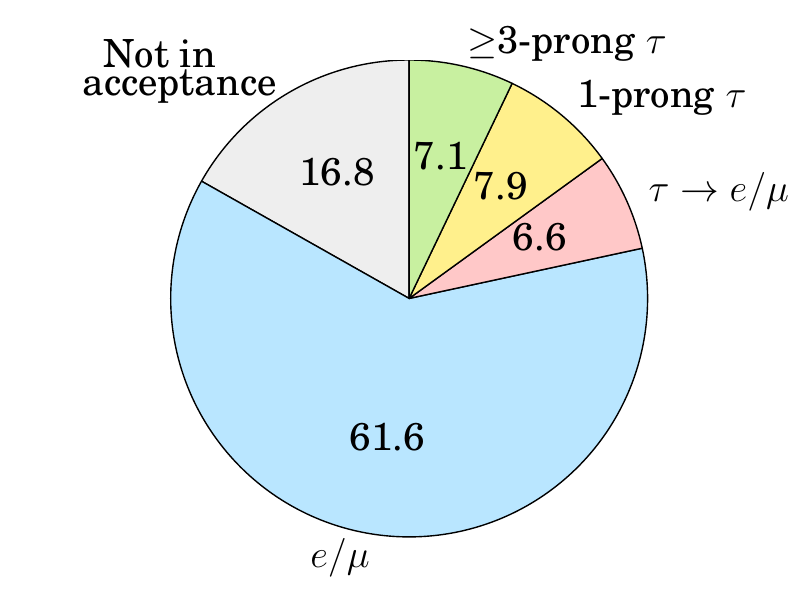

Source code (Python):




import matplotlib
matplotlib.use('Agg')
import matplotlib.pyplot as plt



plt.rc('text', usetex=True)
plt.rc('font', family='serif', size=28)

# The slices will be ordered and plotted counter-clockwise.
labels = r'Not in\\ acceptance', r'$e/\mu$', r'$\tau \rightarrow e/\mu$', r'1-prong $\tau$', r'$\geq$3-prong $\tau$'
sizes = [16.8, 61.5, 6.6, 7.9, 7.1]
colors = ['#eeeeee', '#b9e6ff', '#ffc8c8', '#fff08c', '#c8f0a0']

plt.figure()
plt.pie(sizes, labels=labels, colors=colors,
        autopct='%1.1f%%', startangle=90)
plt.axis('equal')

plt.show()

plt.savefig("initial.pdf")

